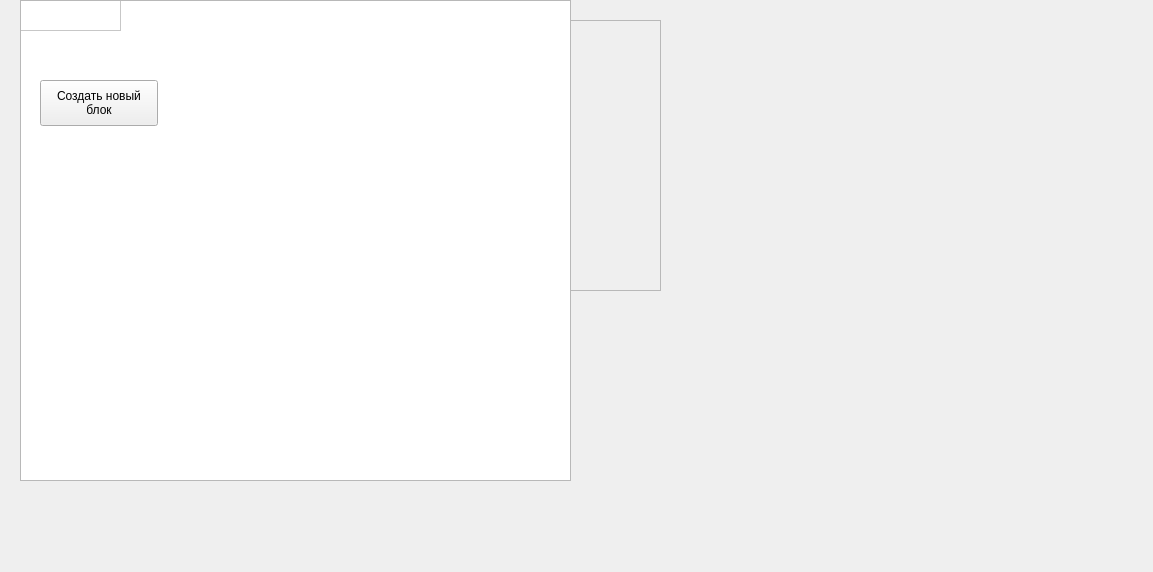
<?xml version="1.0" encoding="UTF-8"?>
<ui version="4.0">
 <class>blocksTab</class>
 <widget class="QWidget" name="blocksTab">
  <property name="geometry">
   <rect>
    <x>0</x>
    <y>0</y>
    <width>1153</width>
    <height>572</height>
   </rect>
  </property>
  <property name="windowTitle">
   <string>Form</string>
  </property>
  <widget class="QTableWidget" name="tableWidget">
   <property name="geometry">
    <rect>
     <x>20</x>
     <y>0</y>
     <width>551</width>
     <height>481</height>
    </rect>
   </property>
   <property name="editTriggers">
    <set>QAbstractItemView::NoEditTriggers</set>
   </property>
   <property name="dragEnabled">
    <bool>true</bool>
   </property>
   <property name="dragDropOverwriteMode">
    <bool>false</bool>
   </property>
   <property name="dragDropMode">
    <enum>QAbstractItemView::DragDrop</enum>
   </property>
   <property name="defaultDropAction">
    <enum>Qt::CopyAction</enum>
   </property>
   <property name="showGrid">
    <bool>true</bool>
   </property>
   <attribute name="horizontalHeaderVisible">
    <bool>false</bool>
   </attribute>
   <attribute name="verticalHeaderVisible">
    <bool>false</bool>
   </attribute>
   <row>
    <property name="text">
     <string>1</string>
    </property>
   </row>
   <column>
    <property name="text">
     <string>BlockName</string>
    </property>
   </column>
  </widget>
  <widget class="QPushButton" name="newBPButton">
   <property name="geometry">
    <rect>
     <x>40</x>
     <y>80</y>
     <width>118</width>
     <height>46</height>
    </rect>
   </property>
   <property name="sizePolicy">
    <sizepolicy hsizetype="Fixed" vsizetype="Fixed">
     <horstretch>0</horstretch>
     <verstretch>0</verstretch>
    </sizepolicy>
   </property>
   <property name="font">
    <font>
     <pointsize>9</pointsize>
    </font>
   </property>
   <property name="text">
    <string>Создать новый
блок</string>
   </property>
  </widget>
  <widget class="QScrollArea" name="scrollArea">
   <property name="geometry">
    <rect>
     <x>570</x>
     <y>20</y>
     <width>91</width>
     <height>271</height>
    </rect>
   </property>
   <property name="widgetResizable">
    <bool>true</bool>
   </property>
   <widget class="QWidget" name="scrollAreaWidgetContents">
    <property name="geometry">
     <rect>
      <x>0</x>
      <y>0</y>
      <width>89</width>
      <height>269</height>
     </rect>
    </property>
   </widget>
  </widget>
 </widget>
 <resources/>
 <connections/>
</ui>
